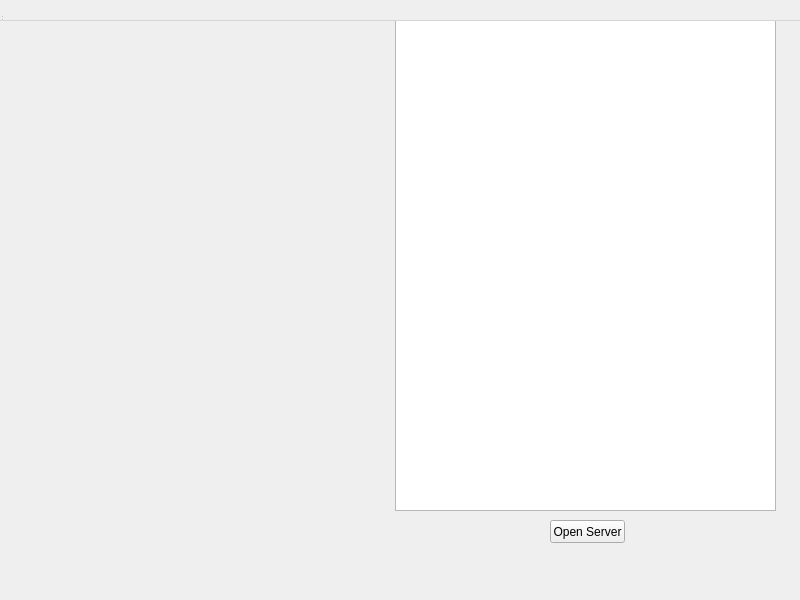
<?xml version="1.0" encoding="UTF-8"?>
<ui version="4.0">
    <class>MainWindow</class>
    <widget class="QWidget" name="MainWindow">
        <property name="geometry">
            <rect>
                <x>0</x>
                <y>0</y>
                <width>800</width>
                <height>600</height>
            </rect>
        </property>
        <property name="windowTitle">
            <string>MainWindow</string>
        </property>
        <widget class="QWidget" name="centralwidget">
            <widget class="QTextBrowser" name="serverStatus">
                <property name="geometry">
                    <rect>
                        <x>395</x>
                        <y>10</y>
                        <width>381</width>
                        <height>501</height>
                    </rect>
                </property>
            </widget>
            <widget class="QPushButton" name="serverButton">
                <property name="geometry">
                    <rect>
                        <x>550</x>
                        <y>520</y>
                        <width>75</width>
                        <height>23</height>
                    </rect>
                </property>
                <property name="text">
                    <string>Open Server</string>
                </property>
            </widget>
        </widget>
        <widget class="QMenuBar" name="menubar">
            <property name="geometry">
                <rect>
                    <x>0</x>
                    <y>0</y>
                    <width>800</width>
                    <height>21</height>
                </rect>
            </property>
        </widget>
        <widget class="QStatusBar" name="statusbar"/>
    </widget>
    <resources/>
    <connections/>
</ui>
